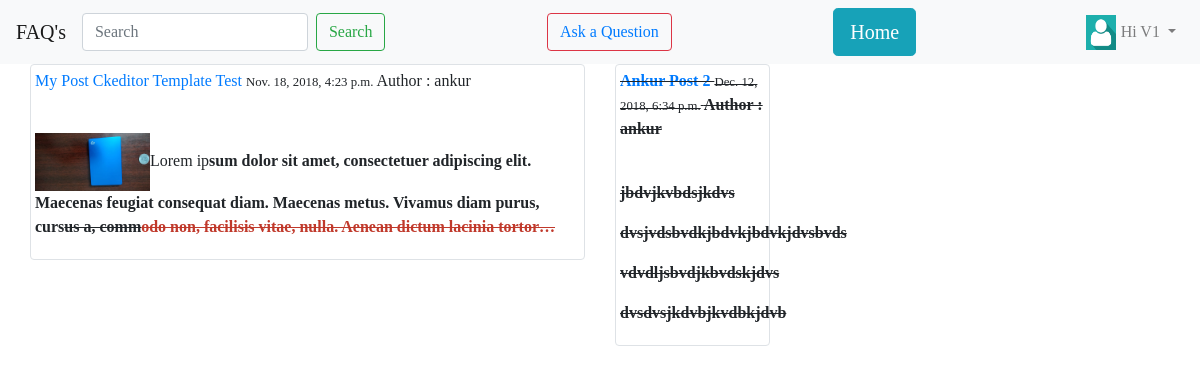
The page /blog/ (signed in) on the database as committed earlier.
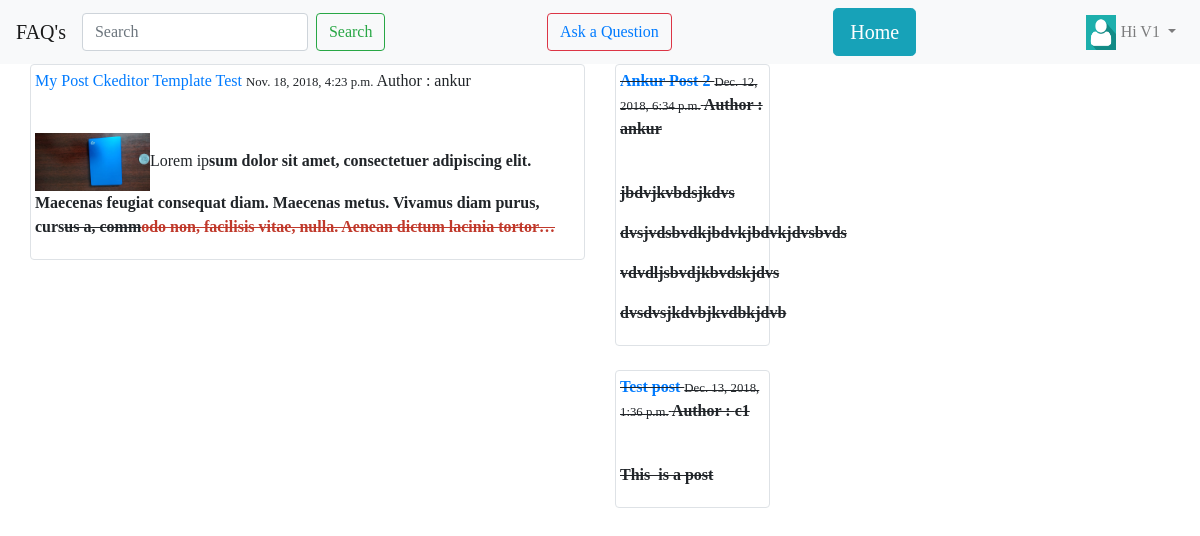
The same page on the database as committed later.
### blog/models.py (models this page shows, shortened)
class Post(models.Model):
    objects = models.Manager()
    published = PublishedManager()
    STATUS_CHOICES = (
        ('draft','Draft'),
        ('published','Published'),
    )
    title = models.CharField(max_length=200)
    slugthing = models.SlugField(max_length=200)
    author = models.ForeignKey(User,related_name="blog_posts",on_delete=models.CASCADE)
    body = RichTextUploadingField()
    likes = models.ManyToManyField(User,related_name='likes',blank=True)
    created = models.DateTimeField(auto_now_add=True)
    updated = models.DateTimeField(auto_now=True)
    status = models.CharField(max_length=10,choices=STATUS_CHOICES,default='draft')
    def get_absolute_url(self):
        return reverse('blog:post_detail',args=[self.id,self.slugthing])

### blog/views.py (the view)
# urls.py: path('',views.post_list,name='post_list'),
def post_list(request):
    posts = Post.published.all()
    query = request.GET.get('q')
    if query:
        posts = Post.published.filter(
            Q(title__icontains=query) |
            Q(author__username__icontains=query) |
            Q(body__icontains=query)
        )
    context = {
        "posts": posts,
    }
    return render(request, 'blog/post_list.html', context)

### blog/models.py (called while the page is built)
    def get_queryset(self):
        return super(PublishedManager,self).get_queryset().filter(status='published')

### blog/templates/blog/post_list.html (shortened to what this page needs)
{% extends 'blog/base.html' %}
{% block content %}
    {% if posts %}
    <div class="container-fluid">
        <div class="row">
            {% for p in posts %}
            <div class="col-md-6">
                <div class="img-thumbnail">
                    <div>
                        <a href="{{ p.get_absolute_url }}"> {{ p.title }} </a>
                        <small> {{ p.created }}</small>
                        Author : {{ p.author }}
                    </div>
                    <br>
                    <p>{{ p.body | truncatechars:400 | safe }}</p>
                </div>
                <br>
            </div>
            {% empty %}
                <div class="container-fluid">
                    <h3>No Posts With search query "{{ request.GET.q }}"</h3>
                </div>
            {% endfor %}
        </div>
    </div>
    {% endif %}
{% endblock %}

Rows that differ between the two databases and show on the page:
added Post: title "Test post", created "Dec. 13, 2018, 1:36 p.m.", author "c1", body "This is a post"
